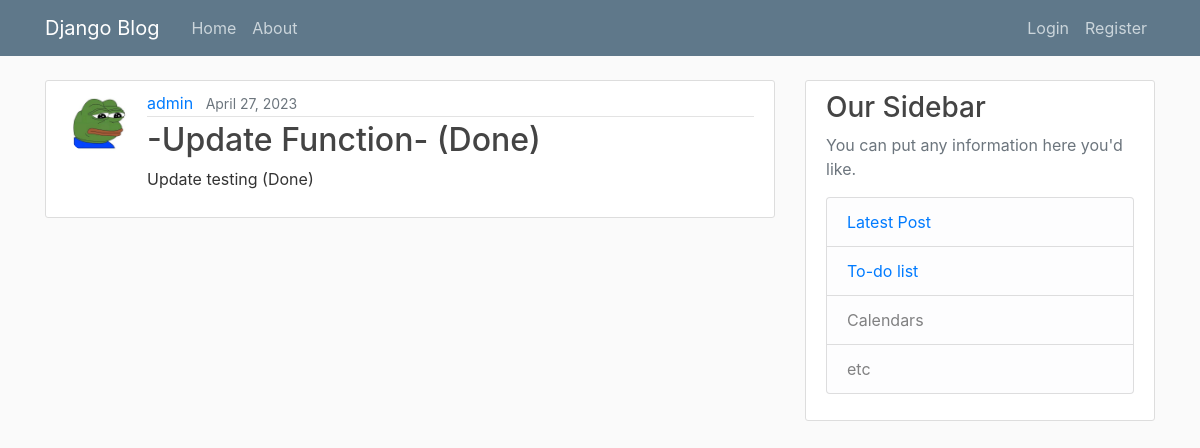
The page /post/view/4 on the database its author committed.
### blog/models.py (models this page shows, shortened)
class Post(models.Model):
    title = models.TextField(max_length=50)
    content = models.TextField(max_length=150)
    author = models.ForeignKey(User, on_delete=models.CASCADE)
    date_posted = models.DateField(default=timezone.now)

### users/models.py (models this page shows, shortened)
class Profile(models.Model):
    user = models.OneToOneField(User, on_delete=models.CASCADE)
    image = models.ImageField(default='default.jpg', upload_to='profile_pics')

### blog/views.py (the view)
# urls.py: path("post/view/<int:pk>", views.viewPost, name="view-post"),
def viewPost(request, pk):
    post = Post.objects.filter(id=pk)
    context = {'post':post}
    return render(request, 'blog/post_detail.html', context)

### blog/templates/blog/post_detail.html (shortened to what this page needs)
{% extends 'main.html' %}
{% block content %}
    {% for post in post %}
    <article class="media content-section">
        <img class="rounded-circle article-img" src="{{ post.author.profile.image.url }}" alt="">
        <div class="media-body">
            <div class="article-metadata">
                <a class="mr-2" href="{% url 'user-post-list' post.author.id %}">{{ post.author }}</a>
                <small class="text-muted">{{ post.date_posted }}</small>
            </div>
            <h2 class="article-title">{{ post.title }}</h2>
            <p class="article-content">{{ post.content }}</p>
        </div>
    </article>
    {% endfor %}
{% endblock content %}

### static/styles/style.css (style rules this page uses)
body { background: #fafafa; color: #333333; margin-top: 5rem; }
h1, h2, h3, h4, h5, h6 { color: #444444; }
.content-section { background: #ffffff; padding: 10px 20px; border: 1px solid #dddddd; border-radius: 3px; margin-bottom: 20px; }
.article-title { color: #444444; }
.article-content { white-space: pre-line; }
.article-img { height: 65px; width: 65px; margin-right: 16px; }
.article-metadata { padding-bottom: 1px; margin-bottom: 4px; border-bottom: 1px solid #e3e3e3 }

### rows shown on the page
Post: author.profile.image (placeholder picture), author "admin", date_posted "April 27, 2023", title "-Update Function- (Done)", content "Update testing (Done)"
